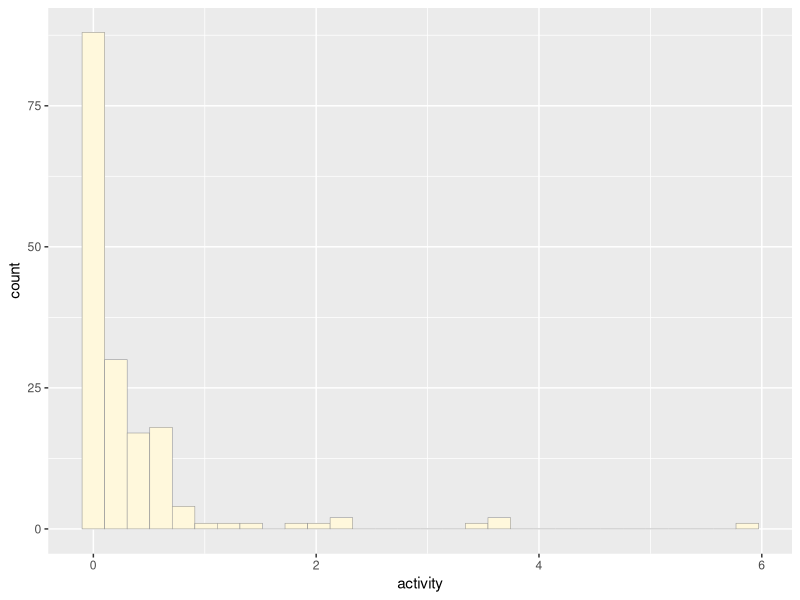
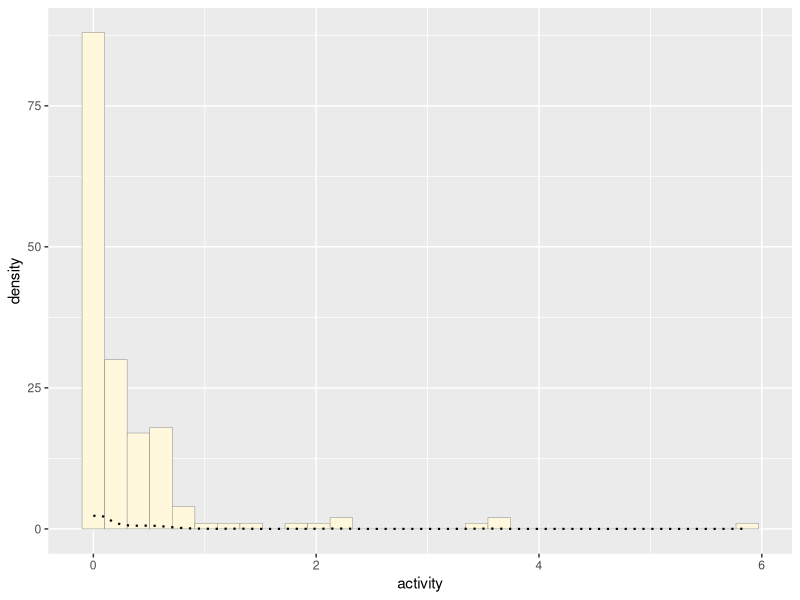
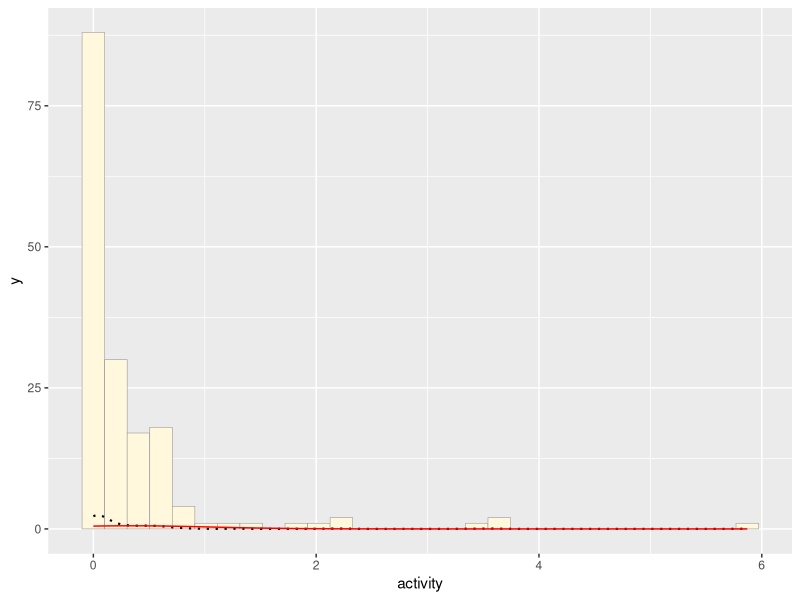
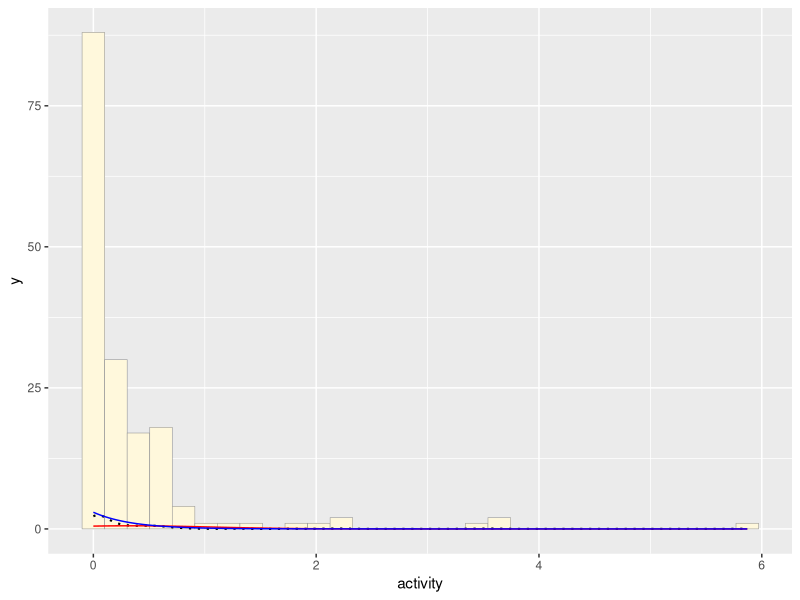
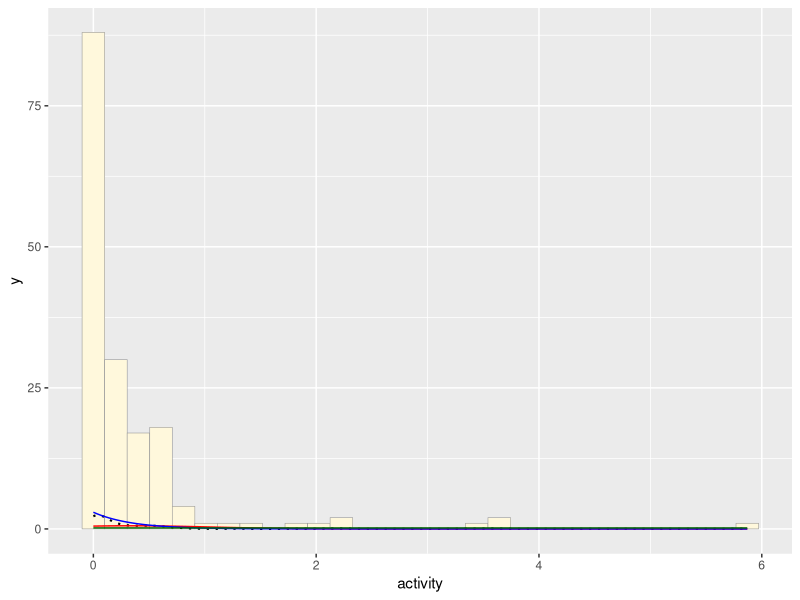
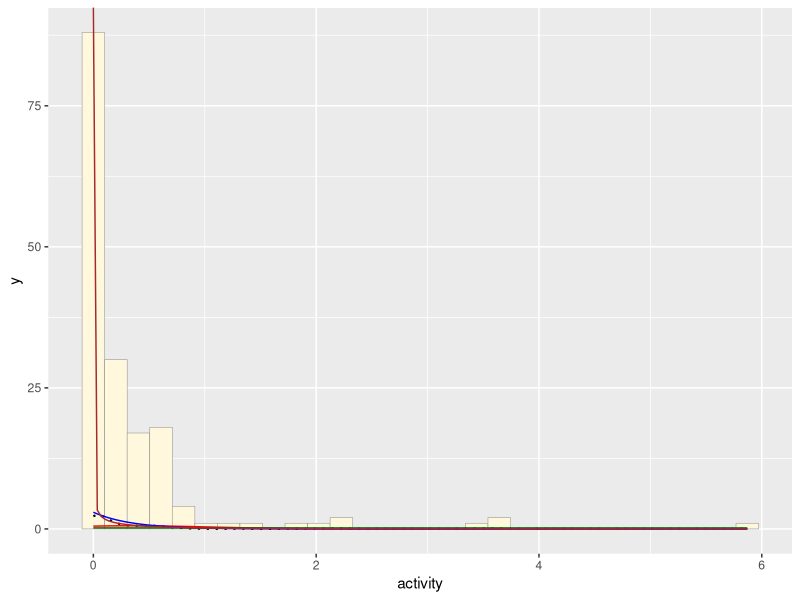
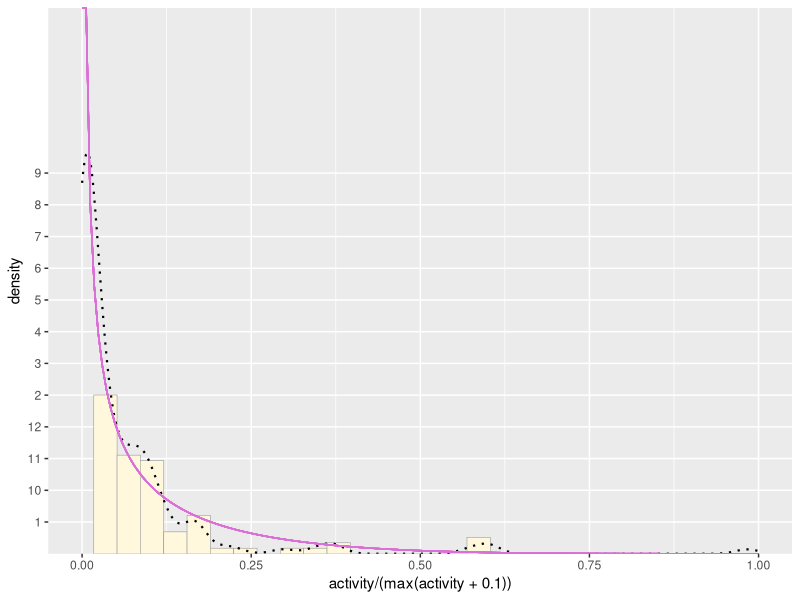

Reproduce these figures in R, in order.
## ---- chunk 1
knitr::opts_chunk$set(echo = TRUE)
## ---- chunk 2
library(ggplot2) # for graphics
library(MASS) # for maximum likelihood estimation
library(tidyverse) # for tidying my data
library(dplyr)
library(tidyr)
library(stringr)
## ---- chunk 3
# reading enzyme data into R
z <- read.table("SCG_Enzymes.csv",header=TRUE,sep=",", stringsAsFactors=FALSE)
str(z)
summary(z)

# cleaning my data

## add columns treatment and sample type
treatment <- c("Quarter Gap", "Quarter Gap", "Thinning Matrix", "Thinning Matrix", "Acre Gap", "Acre Gap", "Acre Gap", "Thinning Matrix", "Quarter Gap", "Control", "Control", "Control")
sample_type <- c("soil","soil","soil","soil","soil","soil","soil","soil","soil","soil","soil","soil","wood","wood","wood","wood","wood","wood","wood","wood","wood","wood","wood","wood")
z$treatment <- treatment
z$sample_type <- sample_type

z$treatment <- factor(z$treatment, levels = c("Control", "Thinning Matrix", "Quarter Gap", "Acre Gap"))

## gather = makes "wide" data "long"
## gather(data, key, measurement, arguments to include)
z <- tidyr::gather(z, enzyme, activity, BG:LAP)

## consolidating data
z$sample_ID <- str_remove_all(z$sample_ID, "[SW]") # dropping "S/W" distinction
z$sample_ID <- as.factor(z$sample_ID) # converting data
z$enzyme <- as.factor(z$enzyme)
z$enzyme <- droplevels(z$enzyme)

# subsetting soil samples from original data
#z <- subset(z,sample_type == "soil")

# subsetting activities from one enzyme
#z <- subset(z,enzyme == "BG")

## ---- chunk 4
# quick and dirty, a truncated normal distribution to work on the solution set

# z <- rnorm(n=3000,mean=0.2)
# z <- data.frame(1:3000,z)
# names(z) <- list("ID","myVar")
# z <- z[z$myVar>0,]
# str(z)
# summary(z$myVar)
## ---- chunk 5
# histogram of enzymatic activities in soil 7 enzymes
p1 <- ggplot(data=z, aes(x=activity)) +
  geom_histogram(aes(stat="identity"),color="grey60",fill="cornsilk",size=0.2)
print(p1)
## ---- chunk 6
p1 <-  p1 +  geom_density(linetype="dotted",size=0.75)
print(p1)
## ---- chunk 7
normPars <- fitdistr(z$activity,"normal")
print(normPars)
str(normPars)
normPars$estimate["mean"] # note structure of getting a named attribute
## ---- chunk 8
meanML <- normPars$estimate["mean"]
sdML <- normPars$estimate["sd"]

xval <- seq(0,max(z$activity),len=length(z$activity))

 stat <- stat_function(aes(x = xval, y = ..y..), fun = dnorm, colour="red", n = length(z$activity), args = list(mean = meanML, sd = sdML))
 p1 + stat
## ---- chunk 9
expoPars <- fitdistr(z$activity,"exponential")
rateML <- expoPars$estimate["rate"]

stat2 <- stat_function(aes(x = xval, y = ..y..), fun = dexp, colour="blue", n = length(z$activity), args = list(rate=rateML))
 p1 + stat + stat2
## ---- chunk 10
stat3 <- stat_function(aes(x = xval, y = ..y..), fun = dunif, colour="darkgreen", n = length(z$activity), args = list(min=min(z$activity), max=max(z$activity)))
 p1 + stat + stat2 + stat3
## ---- chunk 11

z$activity <- ifelse(z$activity == 0, 1, z$activity) # remove zeros for gamma

gammaPars <- fitdistr(z$activity,"gamma")
shapeML <- gammaPars$estimate["shape"]
rateML <- gammaPars$estimate["rate"]

stat4 <- stat_function(aes(x = xval, y = ..y..), fun = dgamma, colour="brown", n = length(z$activity), args = list(shape=shapeML, rate=rateML))
 p1 + stat + stat2 + stat3 + stat4
## ---- chunk 12
pSpecial <- ggplot(data=z, aes(x=activity/(max(activity + 0.1)), y=..density..)) +
  geom_histogram(color="grey60",fill="cornsilk",size=0.2) + 
  xlim(c(0,1)) +
  geom_density(size=0.75,linetype="dotted")

betaPars <- fitdistr(x=z$activity/max(z$activity + 0.1),start=list(shape1=1,shape2=2),"beta")
shape1ML <- betaPars$estimate["shape1"]
shape2ML <- betaPars$estimate["shape2"]

statSpecial <- stat_function(aes(x = activity, y = sample_ID), fun = dbeta, colour="orchid", n = length(z$activity), args = list(shape1=shape1ML,shape2=shape2ML))
pSpecial + statSpecial
